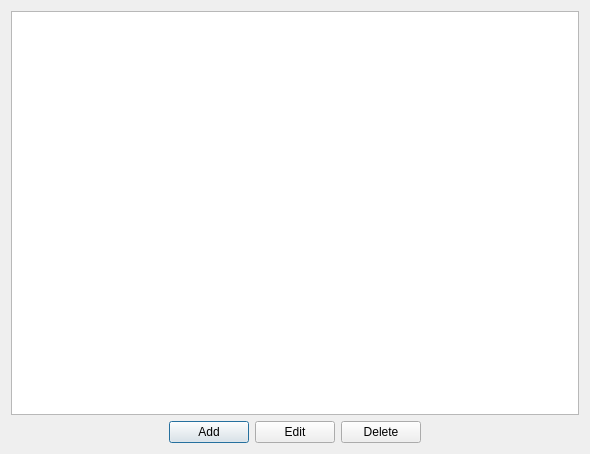
<?xml version="1.0" encoding="UTF-8"?>
<ui version="4.0">
 <class>Dialog</class>
 <widget class="QDialog" name="Dialog">
  <property name="geometry">
   <rect>
    <x>0</x>
    <y>0</y>
    <width>590</width>
    <height>454</height>
   </rect>
  </property>
  <property name="windowTitle">
   <string>Transaction Roll</string>
  </property>
  <layout class="QVBoxLayout" name="verticalLayout">
   <item>
    <widget class="QTableView" name="rollView"/>
   </item>
   <item>
    <layout class="QHBoxLayout" name="horizontalLayout">
     <item>
      <spacer name="horizontalSpacer_2">
       <property name="orientation">
        <enum>Qt::Horizontal</enum>
       </property>
       <property name="sizeHint" stdset="0">
        <size>
         <width>40</width>
         <height>20</height>
        </size>
       </property>
      </spacer>
     </item>
     <item>
      <widget class="QPushButton" name="addTransaction">
       <property name="text">
        <string>Add</string>
       </property>
      </widget>
     </item>
     <item>
      <widget class="QPushButton" name="editTransaction">
       <property name="text">
        <string>Edit</string>
       </property>
      </widget>
     </item>
     <item>
      <widget class="QPushButton" name="deleteTransaction">
       <property name="text">
        <string>Delete</string>
       </property>
      </widget>
     </item>
     <item>
      <spacer name="horizontalSpacer">
       <property name="orientation">
        <enum>Qt::Horizontal</enum>
       </property>
       <property name="sizeHint" stdset="0">
        <size>
         <width>40</width>
         <height>20</height>
        </size>
       </property>
      </spacer>
     </item>
    </layout>
   </item>
  </layout>
 </widget>
 <resources/>
 <connections/>
</ui>
